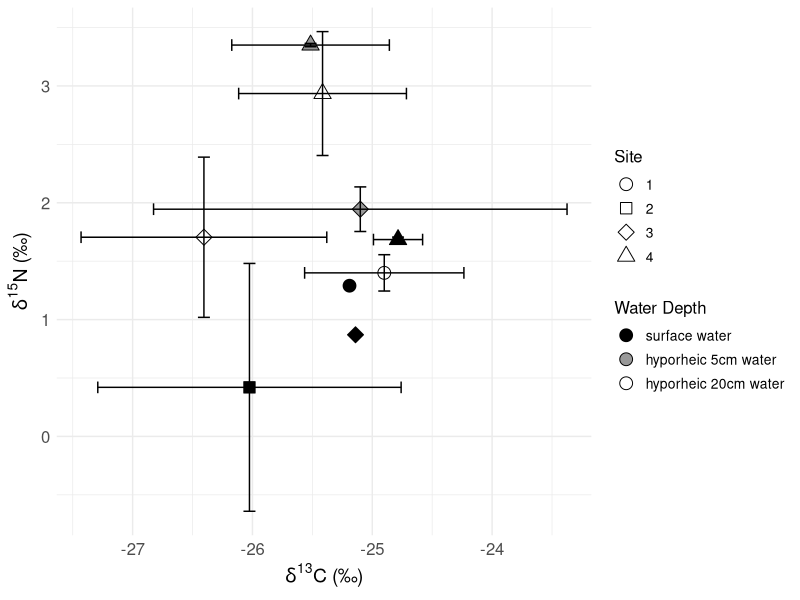

The R script that drew this image:
# Load required libraries
library(ggplot2)
library(dplyr)
library(readr)
library(tidyr)

# Set default ggplot theme
theme_set(theme_bw())

# Load input data
data <- read_csv("e01.water_quality.csv")

# Filter rows with both δ13C and δ15N values available
data_filtered <- data %>%
  filter(!is.na(`δ13C`), !is.na(`δ15N`))

# Calculate mean and standard deviation of δ13C and δ15N by site and depth
summary_df <- data_filtered %>%
  group_by(Area, Water_Depth) %>%
  summarise(
    mean_d13C = mean(`δ13C`, na.rm = TRUE),
    sd_d13C = sd(`δ13C`, na.rm = TRUE),
    mean_d15N = mean(`δ15N`, na.rm = TRUE),
    sd_d15N = sd(`δ15N`, na.rm = TRUE),
    .groups = 'drop'
  ) %>%
  mutate(
    sd_d13C = replace_na(sd_d13C, 0),
    sd_d15N = replace_na(sd_d15N, 0),
    Site = as.factor(Area),
    Depth = factor(Water_Depth,
                   levels = c("surface water", "hyporheic 5cm water", "hyporheic 20cm water"))
  )

# Generate plot with error bars
ggplot(summary_df, aes(x = mean_d13C, y = mean_d15N)) +
  geom_point(aes(shape = Site, fill = Depth), size = 4, color = "black") +
  geom_errorbar(aes(ymin = mean_d15N - sd_d15N, ymax = mean_d15N + sd_d15N), width = 0.1) +
  geom_errorbarh(aes(xmin = mean_d13C - sd_d13C, xmax = mean_d13C + sd_d13C), height = 0.1) +
  scale_shape_manual(values = c(21, 22, 23, 24)) +  # Distinguish sites by shape (fillable shapes)
  scale_fill_manual(
    values = c("black", "gray60", "white"),
    guide = guide_legend(override.aes = list(shape = 21))  # Ensure legend for fill uses fillable shape
  ) +
  labs(
    x = expression(delta^13*C~"(‰)"),
    y = expression(delta^15*N~"(‰)"),
    shape = "Site",
    fill = "Water Depth"
  ) +
  theme_minimal() +
  theme(
    legend.position = "right",
    legend.title = element_text(size = 12),
    legend.text = element_text(size = 10),
    axis.title = element_text(size = 14),
    axis.text = element_text(size = 12)
  )